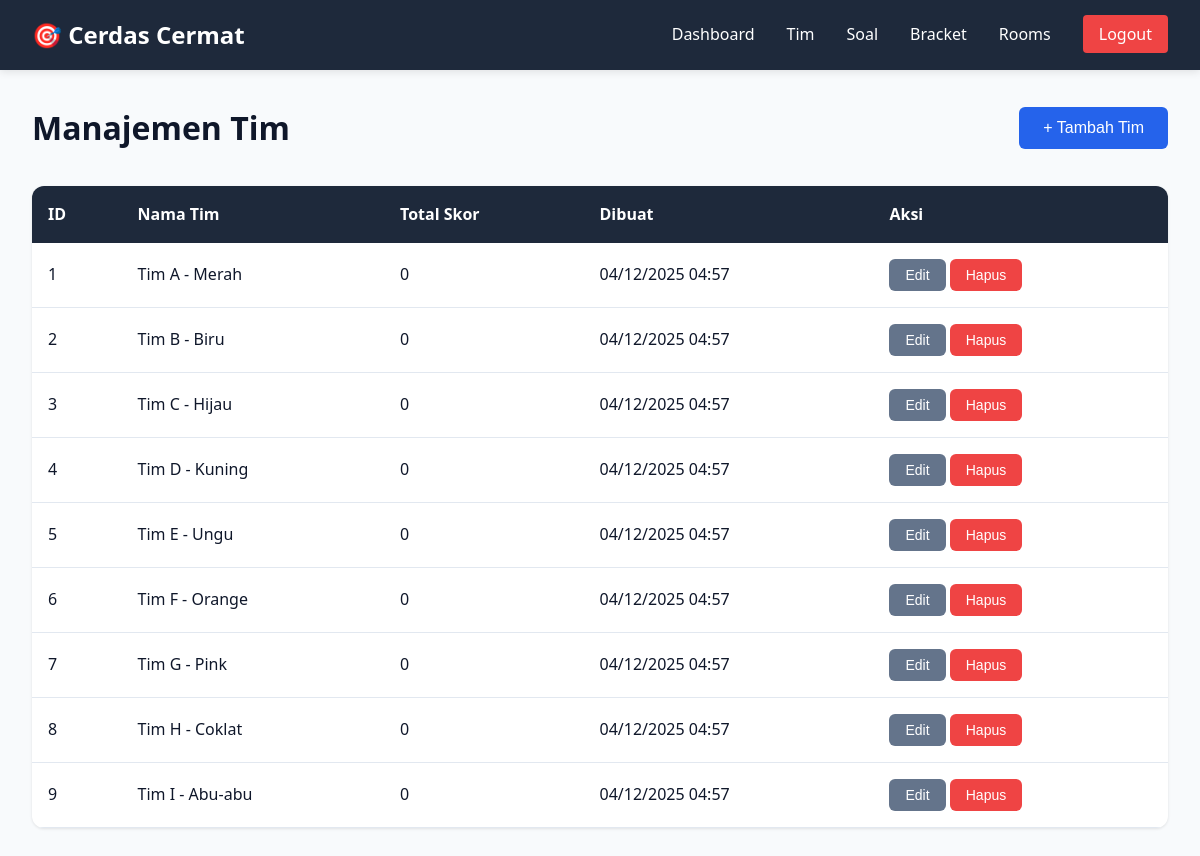
The page /admin/teams.php (signed in) on the database its author committed.
### tables this page shows
CREATE TABLE teams (
    id INT AUTO_INCREMENT PRIMARY KEY,
    name VARCHAR(100) NOT NULL,
    total_score INT DEFAULT 0,
    created_at TIMESTAMP DEFAULT CURRENT_TIMESTAMP
);

### config.php (called while the page is built, shortened)
<?php
$conn = new mysqli(DB_HOST, DB_USER, DB_PASS, DB_NAME);
$conn->set_charset("utf8mb4");
function query($sql)
{
    global $conn;
    $result = $conn->query($sql);
    return $result;
}
function fetch_all($sql)
{
    $result = query($sql);
    $data = [];
    while ($row = $result->fetch_assoc()) {
        $data[] = $row;
    }
    return $data;
}
?>

### admin/teams.php (the view, shortened to what this page needs)
<?php
require_once '../config.php';
$teams = fetch_all("SELECT * FROM teams ORDER BY id ASC");
?>
<!DOCTYPE html>
<html lang="id">
<head>
    <link rel="stylesheet" href="/assets/css/admin.css">
</head>
<body>
    <?php include 'includes/header.php'; ?>
    <div class="container">
        <div class="page-header">
            <h1>Manajemen Tim</h1>
            <button onclick="showAddModal()" class="btn btn-primary">+ Tambah Tim</button>
        </div>
        <div class="table-container">
            <table class="data-table">
                <thead>
                    <tr>
                        <th>ID</th>
                        <th>Nama Tim</th>
                        <th>Total Skor</th>
                        <th>Dibuat</th>
                        <th>Aksi</th>
                    </tr>
                </thead>
                <tbody>
                    <?php foreach ($teams as $team): ?>
                        <tr>
                            <td><?= $team['id'] ?></td>
                            <td><?= htmlspecialchars($team['name']) ?></td>
                            <td><?= $team['total_score'] ?></td>
                            <td><?= date('d/m/Y H:i', strtotime($team['created_at'])) ?></td>
                            <td>
                                <button
                                    onclick="showEditModal(<?= $team['id'] ?>, '<?= htmlspecialchars($team['name'], ENT_QUOTES) ?>')"
                                    class="btn btn-sm btn-secondary">Edit</button>
                                <button
                                    onclick="deleteTeam(<?= $team['id'] ?>, '<?= htmlspecialchars($team['name'], ENT_QUOTES) ?>')"
                                    class="btn btn-sm btn-danger">Hapus</button>
                            </td>
                        </tr>
                    <?php endforeach; ?>
                </tbody>
            </table>
        </div>
    </div>
</body>
</html>

### assets/css/admin.css (style rules this page uses)
* { margin: 0; padding: 0; box-sizing: border-box; }
:root { --primary: #2563eb; --primary-dark: #1e40af; --success: #10b981; --danger: #ef4444; --warning: #f59e0b; --secondary: #64748b; --bg: #f8fafc; --bg-dark: #1e293b; --text: #0f172a; --text-light: #64748b; --border: #e2e8f0; }
body { font-family: 'Segoe UI', Tahoma, Geneva, Verdana, sans-serif; background: var(--bg); color: var(--text); line-height: 1.6; }
.container { max-width: 1200px; margin: 0 auto; padding: 2rem; }
.page-header { display: flex; justify-content: space-between; align-items: center; margin-bottom: 2rem; }
.page-header h1 { font-size: 2rem; color: var(--text); }
.btn { display: inline-block; padding: 0.75rem 1.5rem; border: none; border-radius: 6px; font-size: 1rem; cursor: pointer; text-decoration: none; transition: all 0.3s; }
.btn-primary { background: var(--primary); color: white; }
.btn-danger { background: var(--danger); color: white; }
.btn-secondary { background: var(--secondary); color: white; }
.btn-sm { padding: 0.5rem 1rem; font-size: 0.875rem; }
.table-container { background: white; border-radius: 12px; box-shadow: 0 1px 3px rgba(0, 0, 0, 0.1); overflow: hidden; }
.data-table { width: 100%; border-collapse: collapse; }
.data-table thead { background: var(--bg-dark); color: white; }
.data-table th, .data-table td { padding: 1rem; text-align: left; }
.data-table tbody tr { border-bottom: 1px solid var(--border); }

### rows shown on the page
teams: id "1", name "Tim A - Merah", total_score "0", created_at "04/12/2025 04:57"
teams: id "2", name "Tim B - Biru", total_score "0", created_at "04/12/2025 04:57"
teams: id "3", name "Tim C - Hijau", total_score "0", created_at "04/12/2025 04:57"
teams: id "4", name "Tim D - Kuning", total_score "0", created_at "04/12/2025 04:57"
teams: id "5", name "Tim E - Ungu", total_score "0", created_at "04/12/2025 04:57"
teams: id "6", name "Tim F - Orange", total_score "0", created_at "04/12/2025 04:57"
teams: id "7", name "Tim G - Pink", total_score "0", created_at "04/12/2025 04:57"
teams: id "8", name "Tim H - Coklat", total_score "0", created_at "04/12/2025 04:57"
teams: id "9", name "Tim I - Abu-abu", total_score "0", created_at "04/12/2025 04:57"
